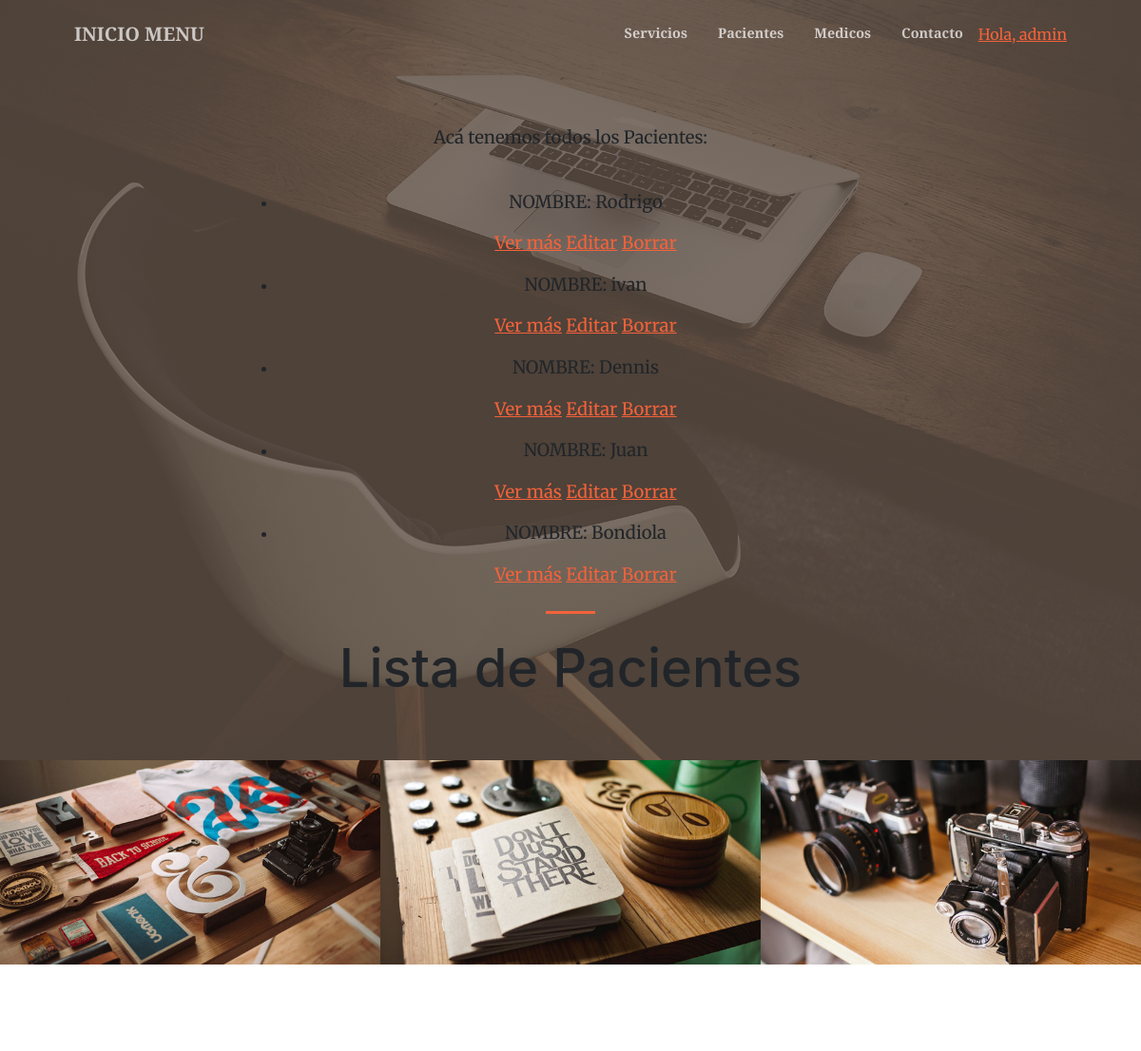
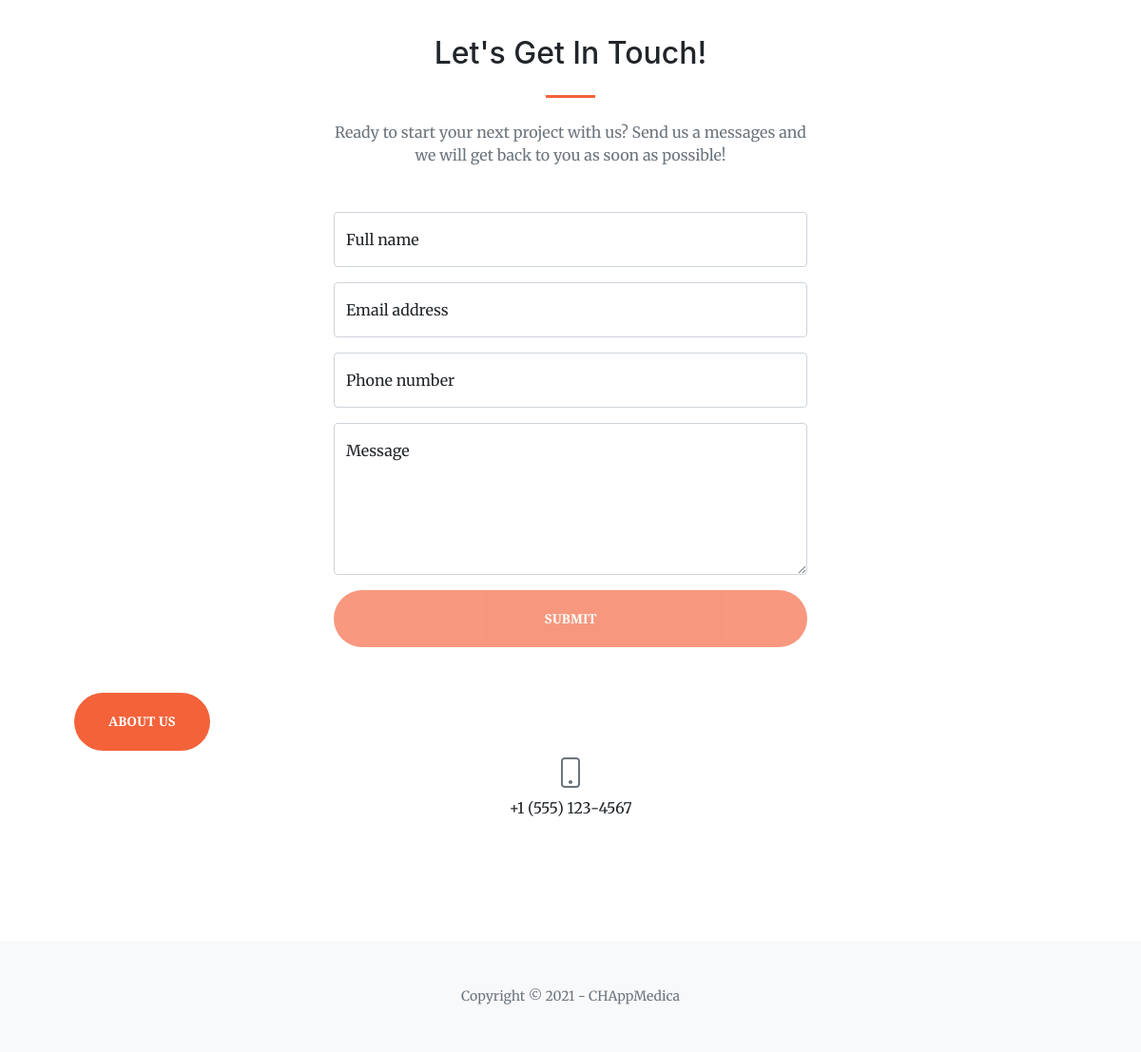
Page /AppMedica/paciente/list (signed in) on the committed database (2 pictures, top to bottom).
### AppMedica/models.py (models this page shows, shortened)
class Paciente(models.Model):
    nombre = models.CharField(max_length=40)
    apellido = models.CharField(max_length=40)
    fNac = models.DateField()
    telefono = models.IntegerField()
    email = models.EmailField(null=True)
    servicio = models.CharField(max_length=40, default='')

### AppMedica/views.py (the view)
# urls.py: path('paciente/list', views.PacienteList.as_view(), name='List'),
class PacienteList(ListView):
    model = Paciente
    template_name = "AppMedica/paciente_list.html"

### AppMedica/templates/AppMedica/paciente_list.html
{% extends "AppMedica/padre.html" %}
{% load static %}
        {% block contenido2 %}
            <h1 class="mb-1">Lista de Pacientes</h1>
        {% endblock %}
        {% block contenido %}
          <p>Acá tenemos todos los Pacientes:</p> <br>
          <ul>
            {% for paciente in object_list %}
            <li>
              <p>NOMBRE: {{ paciente.nombre}}</p>
              <p>
              <a href="{% url 'Detail' paciente.id %}">Ver más</a>
              <a href="{% url 'Edit' paciente.id %}">Editar</a>
              <a href="{% url 'Delete' paciente.id %}">Borrar</a>
            </p>
            </li>
            {% endfor %}
          </ul>
        {% endblock %}

### AppMedica/templates/AppMedica/padre.html (shortened to what this page needs)
<!DOCTYPE html>
<html lang="en">
    <head>
        {% load static %}
        <link href="https://cdn.jsdelivr.net/npm/bootstrap-icons@1.5.0/font/bootstrap-icons.css" rel="stylesheet" />
        <link href="https://cdnjs.cloudflare.com/ajax/libs/SimpleLightbox/2.1.0/simpleLightbox.min.css" rel="stylesheet" />
        <link href="{% static 'AppMedica/css/styles.css' %}" rel="stylesheet" />
    </head>
    <body id="page-top">
        <nav class="navbar navbar-expand-lg navbar-light fixed-top py-3" id="mainNav">
            <div class="container px-4 px-lg-5">
                <a class="navbar-brand" href="{% url 'Inicio' %}">INICIO MENU</a>
                <div class="collapse navbar-collapse" id="navbarResponsive">
                    <ul class="navbar-nav ms-auto my-2 my-lg-0">
                        <li class="nav-item"><a class="nav-link" href="{% url 'Servicios' %}">Servicios</a></li>
                        <li class="nav-item"><a class="nav-link" href="{% url 'Pacientes' %}">Pacientes</a></li>
                        <li class="nav-item"><a class="nav-link" href="{% url 'Medicos' %}">Medicos</a></li>
                        <li class="nav-item"><a class="nav-link" href="{% url 'Contacto' %}">Contacto</a></li>
                        {% if  request.user.is_authenticated %}
                            <li class="sidebar-nav-item"><a href="">Hola, {{user.username}}</a></li>
                        {% endif %}
                    </ul>
                </div>
            </div>
        </nav>
        <header class="masthead">
            <div class="container px-4 px-lg-5 h-100">
                <div class="row gx-4 gx-lg-5 h-100 align-items-center justify-content-center text-center">
                    <div class="col-lg-8 align-self-end">
                        {% block contenido %}{% endblock %}
                        <hr class="divider" />
                    </div>
                    <div class="col-lg-8 align-self-baseline">
                        {% block contenido2 %}{% endblock %}
                    </div>
                </div>
            </div>
        </header>
        {% block contenido3 %}
        <div id="portfolio">
            <div class="container-fluid p-0">
                <div class="row g-0">
                    <div class="col-lg-4 col-sm-6">
                        <a class="portfolio-box" href="{% url 'Servicios' %}"  title="Servicios">
                            <img class="img-fluid" src="{% static 'AppMedica/assets/img/portfolio/thumbnails/1.jpg' %}" alt="..." />
                        </a>
                    </div>
                    <div class="col-lg-4 col-sm-6">
                        <a class="portfolio-box" href="{% url 'Pacientes' %}" title="Pacientes">
                            <img class="img-fluid" src="{% static 'AppMedica/assets/img/portfolio/thumbnails/2.jpg' %}" alt="..." />
                        </a>
                    </div>
                    <div class="col-lg-4 col-sm-6">
                        <a class="portfolio-box" href="{% url 'Medicos' %}" title="Medicos">
                            <img class="img-fluid" src="{% static 'AppMedica/assets/img/portfolio/thumbnails/3.jpg' %}" alt="..." />
                        </a>
                    </div>
                </div>
            </div>
        </div>
        {% endblock %}
        {% block contenido4 %}
        <section class="page-section" id="contact">
            <div class="container px-4 px-lg-5">
                <div class="row gx-4 gx-lg-5 justify-content-center">
                    <div class="col-lg-8 col-xl-6 text-center">
                        <h2 class="mt-0">Let's Get In Touch!</h2>
                        <hr class="divider" />
                        <p class="text-muted mb-5">Ready to start your next project with us? Send us a messages and we will get back to you as soon as possible!</p>
                    </div>
                </div>
                <div class="row gx-4 gx-lg-5 justify-content-center mb-5">
                    <div class="col-lg-6">
                        <form id="contactForm" data-sb-form-api-token="API_TOKEN">
                            <div class="form-floating mb-3">
                                <input class="form-control" id="name" type="text" placeholder="Enter your name..." data-sb-validations="required" />
                                <label for="name">Full name</label>
                            </div>
                            <div class="form-floating mb-3">
                                <input class="form-control" id="email" type="email" placeholder="name@example.com" data-sb-validations="required,email" />
                                <label for="email">Email address</label>
                            </div>
                            <div class="form-floating mb-3">
                                <input class="form-control" id="phone" type="tel" placeholder="(123) 456-7890" data-sb-validations="required" />
                                <label for="phone">Phone number</label>
                            </div>
                            <div class="form-floating mb-3">
                                <textarea class="form-control" id="message" type="text" placeholder="Enter your message here..." style="height: 10rem" data-sb-validations="required"></textarea>
                                <label for="message">Message</label>
                            </div>
                            <div class="d-grid"><button class="btn btn-primary btn-xl disabled" id="submitButton" type="submit">Submit</button></div>
                        </form>
                    </div>
                </div>
        {%endblock%}
        {%block contenido5%}
        <a class="btn btn-primary btn-xl" href="{% url 'About' %}">About us</a>
        {%endblock%}
                <div class="row gx-4 gx-lg-5 justify-content-center">
                    <div class="col-lg-4 text-center mb-5 mb-lg-0">
                        <i class="bi-phone fs-2 mb-3 text-muted"></i>
                        <div>+1 (555) 123-4567</div>
                    </div>
                </div>
            </div>
        </section>
        <footer class="bg-light py-5">
            <div class="container px-4 px-lg-5"><div class="small text-center text-muted">Copyright &copy; 2021 - CHAppMedica</div></div>
        </footer>
    </body>
</html>

### rows in the picture
Paciente: nombre "Rodrigo"
Paciente: nombre "ivan"
Paciente: nombre "Dennis"
Paciente: nombre "Juan"
Paciente: nombre "Bondiola"

### other values in the picture
{{ user.username }} "admin"
